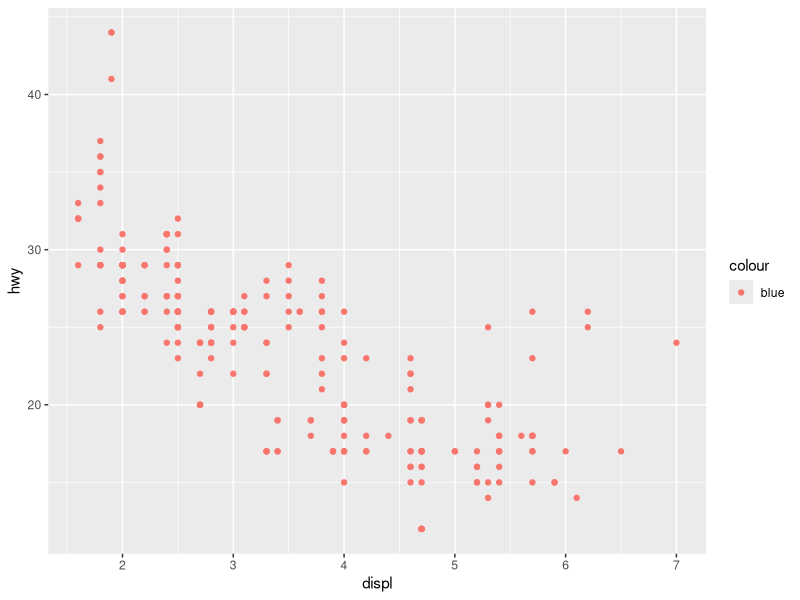
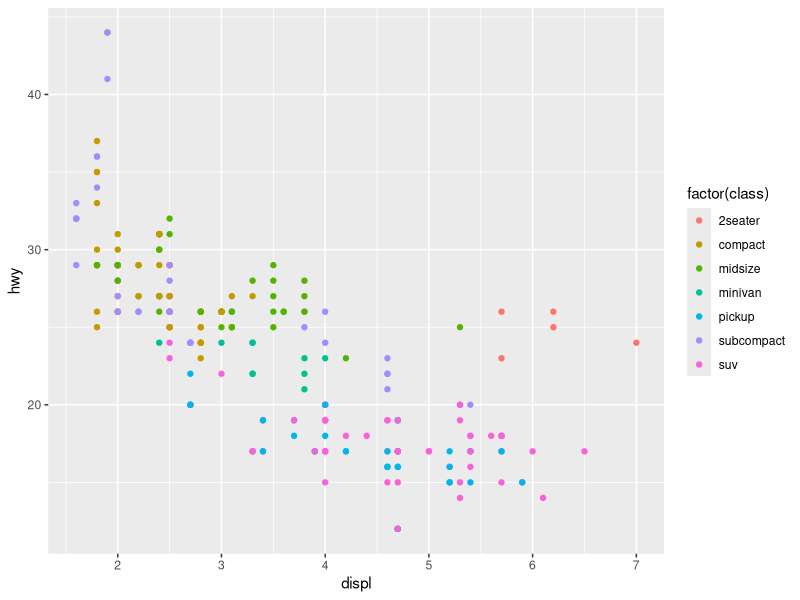

Source code (R) for these figures, in order:
## ---- chunk 1
library(tidyverse)
## ---- chunk 2
ggplot(data = mpg) +
  geom_point(mapping = aes(x = displ, y = hwy, colour = 'blue'))
## ---- chunk 3
ggplot(data = mpg) +
  geom_point(mapping = aes(x = displ, y = hwy, colour = factor(class)))
